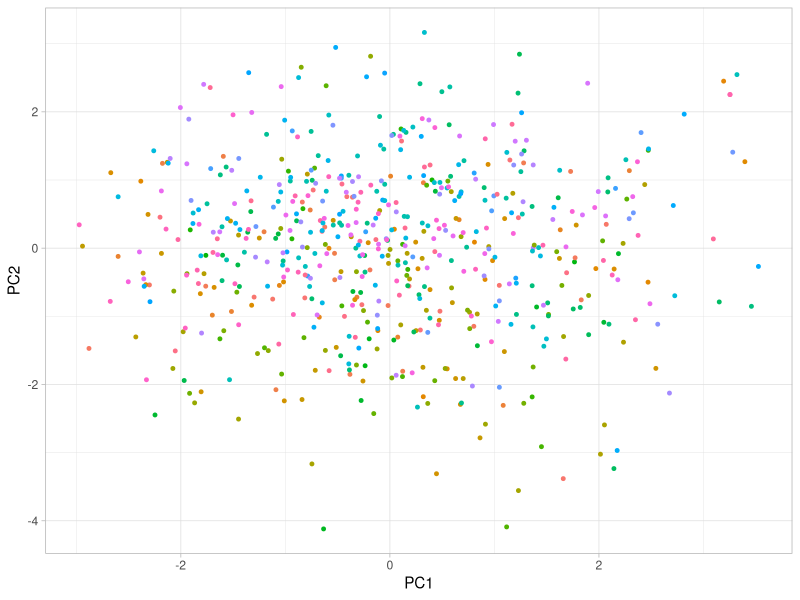

Here is the R script that generated this plot:
## ---- chunk 1
#Setup the directory to be used for the data analysis
knitr::opts_knit$set(echo=TRUE, root.dir='~/Desktop/BIO_400X_R/UNCG_DataWrangling_NewOld')
## ---- chunk 2

#Load relevant libraries
library(tidyverse)
library(mice)
library(Hmisc)
library(mi)

#Read in the data
mtDataAll <- read.csv("QTLStudyTraitAnalysis_survMarkers.csv")

#Generate calculated fields
mtDataAll2 <- mtDataAll %>% 
  mutate(dDiam21 = Diam2 - Diam1,
         dDiam32 = Diam3 - Diam2,
         meanBLvs = rowMeans(select(., 12:14), na.rm = TRUE),
         meanOrder = rowMeans(select(., 15, 18, 21), na.rm = TRUE),
         meanBrNode = rowMeans(select(., 16, 19, 22), na.rm = TRUE),
         meanFlNode = rowMeans(select(., 17, 20, 23), na.rm = TRUE)) %>% 

#Convert variables to factors
  mutate(Pop = as.factor(Pop),
         Fam = as.factor(Fam),
         PShootStatus0215 = as.factor(PShootStatus0215),
         LShootStatus0215 = as.factor(LShootStatus0215))

#Create a new dataframe with just the F2 plants
mtDataF2 <- filter(mtDataAll2, Pop == "F2")

#Calculate the mean of inflorescence branches
mtDataF2$meanBrNumber <- apply(mtDataF2[, c(17, 20, 23)], 1, mean, na.rm = TRUE) - apply(mtDataF2[, c(16, 19, 22)], 1, mean, na.rm = TRUE)

#Check variable names
colnames(mtDataF2)

#Check variable classes
mtDataF2 %>%
  select(Pop, Fam, PShootStatus0215, LShootStatus0215) %>%
  map(class)

#Check variable names
names(mtDataF2)
## ---- chunk 3

#Load relevant library
library(tidyverse)
library(mice)
library(Hmisc)
library(mi)

#Decompose GI genotype into additive and dominance components
mtDataF2Dec <- mtDataF2 %>% #change df name
  mutate(GIAdd = GI - 1,
         GIDom = 1 - abs(1 - GI))

#Single-trait regressions on GI genotype
ST_models <- c("Diam3", "dDiam32", "Infl", "Diam2", "Diam1", "dDiam21", 
                         "meanBLvs", "meanOrder", "LatRating0215", "Rhiz0615", 
                         "meanFlNode", "meanBrNode", "meanBrNumber")

for (trait in ST_models) {
  formula <- formula(paste(trait, "~ GI"))
  model <- lm(formula, data = mtDataF2)
  print(summary(model))
  ggplot(mtDataF2, aes(x = GI, y = !!sym(trait))) +
    geom_point() +
    geom_smooth(method = "lm", se = FALSE, color = "blue") +
    labs(x = "GI", y = trait)
}

# Regressions on GI additive and dominance components
MT_models <- c("Diam1", "Diam2")

for (trait in MT_models) {
  formula <- formula(paste(trait, "~ GIAdd + GIDom"))
  model <- lm(formula, data = mtDataF2Dec)
  print(summary(model))
  ggplot(mtDataF2Dec, aes(x = GIAdd, y = !!sym(trait), color = GIDom)) +
    geom_point() +
    geom_smooth(method = "lm", se = FALSE) +
    labs(x = "GIAdd", y = trait, color = "GIDom")
}
## ---- chunk 4

#Load relevant libraries
library(tidyverse)
library(mice)
library(Hmisc)
library(mi)

# PC Analysis
PCTraitsF2dExt <- mtDataF2[,c(5,27,31,32,24,41,30,39,40,37)]
PCTraitsF2dExtTrim <- na.omit(PCTraitsF2dExt)

#created a new data frame, using the impute function to force PCA despite empty rows within data frame
PCTraitsF2dExtImputed <- impute(PCTraitsF2dExt) 

#replace all is.na=0
names(PCTraitsF2dExtImputed) 

PCModelF2dExt <- prcomp(PCTraitsF2dExtImputed, scale.=TRUE)
summary(PCModelF2dExt)
PCModelF2dExt$rotation

PCPredictF2 <- PCModelF2dExt$x
mtDataF3 <- cbind(mtDataF2, PCPredictF2)

#Checking the column names within the data frame for proper recall
names(mtDataF3)

PC1_PIN <- lm(PC1 ~ PIN_combined, data = mtDataF3)
summary(PC1_PIN)

PC1_SOC1 <- lm(PC1 ~ SOC1, data = mtDataF3)
summary(PC1_SOC1)

# Create a data frame of the principal components
PCDataF2 <- data.frame(PCModelF2dExt$x[,1:2])

# Add the sample names to the data frame
PCDataF2$Sample <- rownames(PCDataF2)

# Plot the principal components
ggplot(PCDataF2, aes(x=PC1, y=PC2, color=Sample)) +
  geom_point(size=1) +
  theme_light() +
  theme(legend.position="none")
